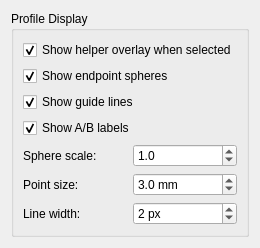
<?xml version="1.0" encoding="UTF-8"?>
<ui version="4.0">
 <class>FrameforgePreferencesPage</class>
 <widget class="QWidget" name="FrameforgePreferencesPage">
  <layout class="QVBoxLayout" name="verticalLayout">
   <item>
    <widget class="QGroupBox" name="groupBox">
     <property name="title">
      <string>Profile Display</string>
     </property>
     <layout class="QVBoxLayout" name="groupLayout">
      <item>
       <widget class="QCheckBox" name="cb_show_helpers">
        <property name="text">
         <string>Show helper overlay when selected</string>
        </property>
        <property name="checked">
         <bool>true</bool>
        </property>
       </widget>
      </item>
      <item>
       <widget class="QCheckBox" name="cb_show_endpoints">
        <property name="text">
         <string>Show endpoint spheres</string>
        </property>
        <property name="checked">
         <bool>true</bool>
        </property>
       </widget>
      </item>
      <item>
       <widget class="QCheckBox" name="cb_show_guides">
        <property name="text">
         <string>Show guide lines</string>
        </property>
        <property name="checked">
         <bool>true</bool>
        </property>
       </widget>
      </item>
      <item>
       <widget class="QCheckBox" name="cb_show_labels">
        <property name="text">
         <string>Show A/B labels</string>
        </property>
        <property name="checked">
         <bool>true</bool>
        </property>
       </widget>
      </item>
      <item>
       <layout class="QHBoxLayout" name="scaleLayout">
        <item>
         <widget class="QLabel" name="label">
          <property name="text">
           <string>Sphere scale:</string>
          </property>
         </widget>
        </item>
        <item>
         <widget class="QDoubleSpinBox" name="sb_sphere_scale">
          <property name="decimals">
           <number>1</number>
          </property>
          <property name="minimum">
           <double>0.1</double>
          </property>
          <property name="maximum">
           <double>5.0</double>
          </property>
          <property name="singleStep">
           <double>0.1</double>
          </property>
          <property name="value">
           <double>1.0</double>
          </property>
         </widget>
        </item>
       </layout>
      </item>
      <item>
       <layout class="QHBoxLayout" name="pointSizeLayout">
        <item>
         <widget class="QLabel" name="label_2">
          <property name="text">
           <string>Point size:</string>
          </property>
         </widget>
        </item>
        <item>
         <widget class="QDoubleSpinBox" name="sb_point_size">
          <property name="decimals">
           <number>1</number>
          </property>
          <property name="minimum">
           <double>0.5</double>
          </property>
          <property name="maximum">
           <double>20.0</double>
          </property>
          <property name="singleStep">
           <double>0.5</double>
          </property>
          <property name="value">
           <double>3.0</double>
          </property>
          <property name="suffix">
           <string> mm</string>
          </property>
         </widget>
        </item>
       </layout>
      </item>
      <item>
       <layout class="QHBoxLayout" name="lineWidthLayout">
        <item>
         <widget class="QLabel" name="label_3">
          <property name="text">
           <string>Line width:</string>
          </property>
         </widget>
        </item>
        <item>
         <widget class="QSpinBox" name="sb_line_width">
          <property name="minimum">
           <number>1</number>
          </property>
          <property name="maximum">
           <number>10</number>
          </property>
          <property name="value">
           <number>2</number>
          </property>
          <property name="suffix">
           <string> px</string>
          </property>
         </widget>
        </item>
       </layout>
      </item>
      <item>
       <spacer name="verticalSpacer">
        <property name="orientation">
         <enum>Qt::Vertical</enum>
        </property>
        <property name="sizeHint" stdset="0">
         <size>
          <width>0</width>
          <height>0</height>
         </size>
        </property>
       </spacer>
      </item>
     </layout>
    </widget>
   </item>
   <item>
    <spacer name="verticalSpacer_2">
     <property name="orientation">
      <enum>Qt::Vertical</enum>
     </property>
     <property name="sizeHint" stdset="0">
      <size>
       <width>0</width>
       <height>0</height>
      </size>
     </property>
    </spacer>
   </item>
  </layout>
 </widget>
 <resources/>
 <connections>
  <connection>
   <sender>cb_show_helpers</sender>
   <signal>toggled(bool)</signal>
   <receiver>cb_show_endpoints</receiver>
   <slot>setEnabled(bool)</slot>
   <hints>
    <hint type="sourcelabel">
     <x>20</x>
     <y>20</y>
    </hint>
    <hint type="destinationlabel">
     <x>20</x>
     <y>40</y>
    </hint>
   </hints>
  </connection>
  <connection>
   <sender>cb_show_helpers</sender>
   <signal>toggled(bool)</signal>
   <receiver>cb_show_guides</receiver>
   <slot>setEnabled(bool)</slot>
   <hints>
    <hint type="sourcelabel">
     <x>20</x>
     <y>20</y>
    </hint>
    <hint type="destinationlabel">
     <x>20</x>
     <y>60</y>
    </hint>
   </hints>
  </connection>
  <connection>
   <sender>cb_show_helpers</sender>
   <signal>toggled(bool)</signal>
   <receiver>cb_show_labels</receiver>
   <slot>setEnabled(bool)</slot>
   <hints>
    <hint type="sourcelabel">
     <x>20</x>
     <y>20</y>
    </hint>
    <hint type="destinationlabel">
     <x>20</x>
     <y>80</y>
    </hint>
   </hints>
  </connection>
  <connection>
   <sender>cb_show_helpers</sender>
   <signal>toggled(bool)</signal>
   <receiver>sb_sphere_scale</receiver>
   <slot>setEnabled(bool)</slot>
   <hints>
    <hint type="sourcelabel">
     <x>20</x>
     <y>20</y>
    </hint>
    <hint type="destinationlabel">
     <x>100</x>
     <y>100</y>
    </hint>
   </hints>
  </connection>
 </connections>
</ui>
